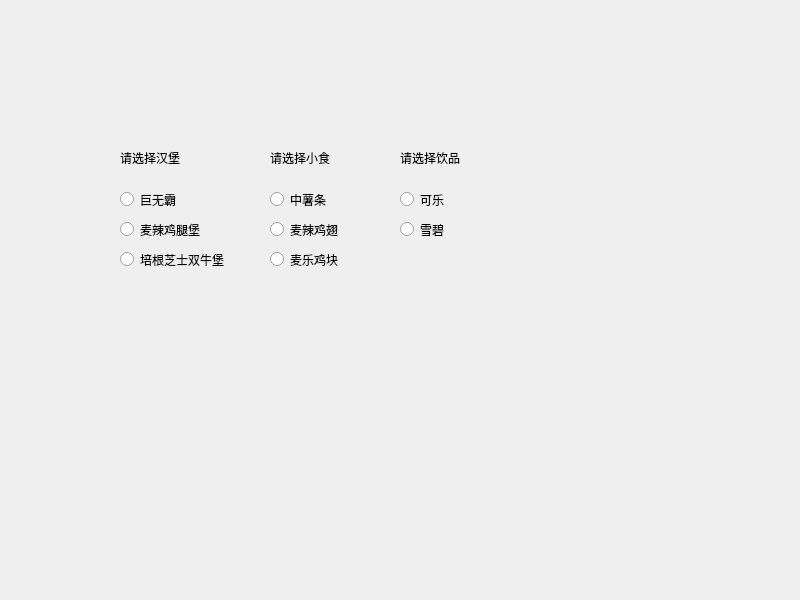
<?xml version="1.0" encoding="UTF-8"?>
<ui version="4.0">
 <class>Widget</class>
 <widget class="QWidget" name="Widget">
  <property name="geometry">
   <rect>
    <x>0</x>
    <y>0</y>
    <width>800</width>
    <height>600</height>
   </rect>
  </property>
  <property name="windowTitle">
   <string>Widget</string>
  </property>
  <widget class="QLabel" name="label">
   <property name="geometry">
    <rect>
     <x>120</x>
     <y>150</y>
     <width>111</width>
     <height>16</height>
    </rect>
   </property>
   <property name="text">
    <string>请选择汉堡</string>
   </property>
  </widget>
  <widget class="QLabel" name="label_2">
   <property name="geometry">
    <rect>
     <x>270</x>
     <y>150</y>
     <width>111</width>
     <height>16</height>
    </rect>
   </property>
   <property name="text">
    <string>请选择小食</string>
   </property>
  </widget>
  <widget class="QLabel" name="label_3">
   <property name="geometry">
    <rect>
     <x>400</x>
     <y>150</y>
     <width>111</width>
     <height>16</height>
    </rect>
   </property>
   <property name="text">
    <string>请选择饮品</string>
   </property>
  </widget>
  <widget class="QRadioButton" name="radioButton">
   <property name="geometry">
    <rect>
     <x>120</x>
     <y>190</y>
     <width>115</width>
     <height>19</height>
    </rect>
   </property>
   <property name="text">
    <string>巨无霸</string>
   </property>
  </widget>
  <widget class="QRadioButton" name="radioButton_2">
   <property name="geometry">
    <rect>
     <x>120</x>
     <y>220</y>
     <width>115</width>
     <height>19</height>
    </rect>
   </property>
   <property name="text">
    <string>麦辣鸡腿堡</string>
   </property>
  </widget>
  <widget class="QRadioButton" name="radioButton_3">
   <property name="geometry">
    <rect>
     <x>120</x>
     <y>250</y>
     <width>131</width>
     <height>19</height>
    </rect>
   </property>
   <property name="text">
    <string>培根芝士双牛堡</string>
   </property>
  </widget>
  <widget class="QRadioButton" name="radioButton_4">
   <property name="geometry">
    <rect>
     <x>270</x>
     <y>190</y>
     <width>115</width>
     <height>19</height>
    </rect>
   </property>
   <property name="text">
    <string>中薯条</string>
   </property>
  </widget>
  <widget class="QRadioButton" name="radioButton_5">
   <property name="geometry">
    <rect>
     <x>270</x>
     <y>220</y>
     <width>115</width>
     <height>19</height>
    </rect>
   </property>
   <property name="text">
    <string>麦辣鸡翅</string>
   </property>
  </widget>
  <widget class="QRadioButton" name="radioButton_6">
   <property name="geometry">
    <rect>
     <x>270</x>
     <y>250</y>
     <width>115</width>
     <height>19</height>
    </rect>
   </property>
   <property name="text">
    <string>麦乐鸡块</string>
   </property>
  </widget>
  <widget class="QRadioButton" name="radioButton_7">
   <property name="geometry">
    <rect>
     <x>400</x>
     <y>190</y>
     <width>115</width>
     <height>19</height>
    </rect>
   </property>
   <property name="text">
    <string>可乐</string>
   </property>
  </widget>
  <widget class="QRadioButton" name="radioButton_8">
   <property name="geometry">
    <rect>
     <x>400</x>
     <y>220</y>
     <width>115</width>
     <height>19</height>
    </rect>
   </property>
   <property name="text">
    <string>雪碧</string>
   </property>
  </widget>
 </widget>
 <resources/>
 <connections/>
</ui>
